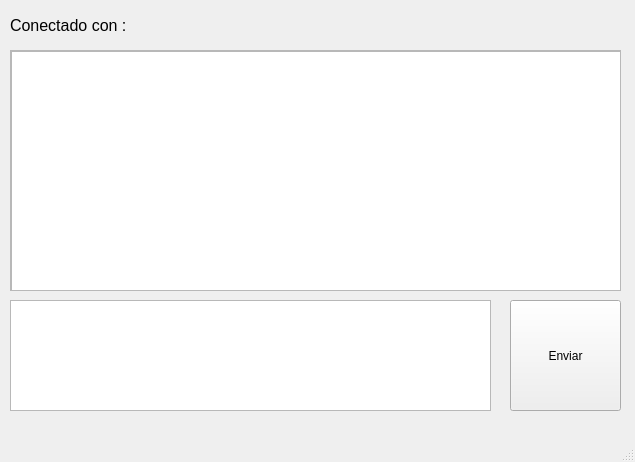
<?xml version="1.0" encoding="UTF-8"?>
<ui version="4.0">
 <class>MainWindow</class>
 <widget class="QMainWindow" name="MainWindow">
  <property name="geometry">
   <rect>
    <x>0</x>
    <y>0</y>
    <width>635</width>
    <height>462</height>
   </rect>
  </property>
  <property name="windowTitle">
   <string>MainWindow</string>
  </property>
  <widget class="QWidget" name="centralwidget">
   <widget class="QPushButton" name="boton_send">
    <property name="geometry">
     <rect>
      <x>510</x>
      <y>300</y>
      <width>111</width>
      <height>111</height>
     </rect>
    </property>
    <property name="text">
     <string>Enviar</string>
    </property>
   </widget>
   <widget class="QScrollArea" name="scrollArea">
    <property name="geometry">
     <rect>
      <x>10</x>
      <y>50</y>
      <width>611</width>
      <height>241</height>
     </rect>
    </property>
    <property name="widgetResizable">
     <bool>true</bool>
    </property>
    <widget class="QWidget" name="scrollAreaWidgetContents">
     <property name="geometry">
      <rect>
       <x>0</x>
       <y>0</y>
       <width>609</width>
       <height>239</height>
      </rect>
     </property>
     <widget class="QPlainTextEdit" name="text_receive">
      <property name="geometry">
       <rect>
        <x>0</x>
        <y>0</y>
        <width>611</width>
        <height>241</height>
       </rect>
      </property>
      <property name="styleSheet">
       <string notr="true">font: italic 9pt &quot;DejaVu Serif&quot;;
</string>
      </property>
     </widget>
    </widget>
   </widget>
   <widget class="QLabel" name="conec_usser">
    <property name="geometry">
     <rect>
      <x>10</x>
      <y>10</y>
      <width>611</width>
      <height>31</height>
     </rect>
    </property>
    <property name="font">
     <font>
      <pointsize>12</pointsize>
     </font>
    </property>
    <property name="text">
     <string>Conectado con : </string>
    </property>
   </widget>
   <widget class="QTextEdit" name="text_send">
    <property name="geometry">
     <rect>
      <x>10</x>
      <y>300</y>
      <width>481</width>
      <height>111</height>
     </rect>
    </property>
   </widget>
  </widget>
  <widget class="QMenuBar" name="menubar">
   <property name="geometry">
    <rect>
     <x>0</x>
     <y>0</y>
     <width>635</width>
     <height>23</height>
    </rect>
   </property>
  </widget>
  <widget class="QStatusBar" name="statusbar"/>
 </widget>
 <resources/>
 <connections/>
</ui>
